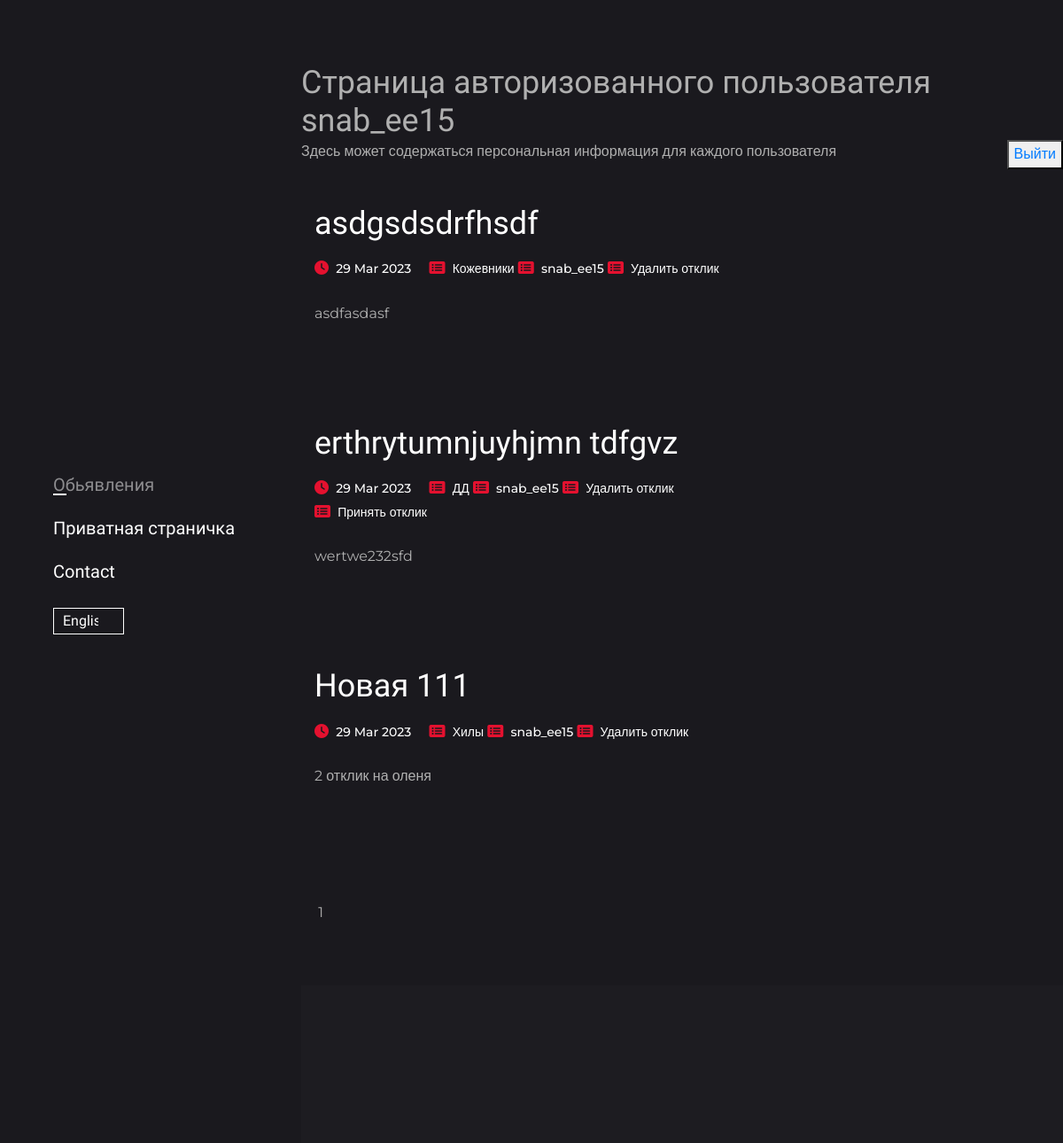
Page / (signed in) on the committed database.
### board/models.py (models this page shows, shortened)
class Reply(models.Model):
    date_time_in = models.DateTimeField(auto_now_add=True)
    reply = models.TextField()
    accepted = models.BooleanField(default=False)  # True - принят, False - по умолчанию
    post = models.ForeignKey('Post', on_delete=models.CASCADE)
    user = models.ForeignKey(User, on_delete=models.CASCADE)

class Post(models.Model):
    date_time_in = models.DateTimeField(auto_now_add=True)
    title = models.CharField(max_length=255)
    wysiwyn_text = RichTextField(blank=True, null=True)
    author = models.ForeignKey(User, on_delete=models.CASCADE)
    category = models.ForeignKey('Category', on_delete=models.CASCADE)

class Category(models.Model):
    name = models.CharField(max_length=255, unique=True)
    def __str__(self):
        return self.name

### protect/views.py (the view)
# urls.py: path('', IndexView.as_view(), name='reply_list'),
class IndexView(LoginRequiredMixin, ListView):
    model = Reply
    template_name = 'protect/index.html'
    context_object_name = 'reply_list'
    ordering = '-date_time_in'
    paginate_by = 6
    def get_queryset(self):
        queryset = super().get_queryset()
        self.filterset = ReplyFilter(self.request.GET, queryset)
        return queryset
    def get_context_data(self, **kwargs):
        context = super().get_context_data(**kwargs)
        context['reply_list'] = Reply.objects.filter(user=self.request.user.id).order_by('-date_time_in')
        context['is_not_subscribed'] = False if SubscribedUsers.objects.filter(user=self.request.user.id).exists() else True
        return context

### templates/protect/index.html (shortened to what this page needs)
{% extends 'default.html' %}
{% load custom_filters %}
{% load custom_tags %}
{% block content %}
<h2>Страница авторизованного пользователя {{request.user.username}}</h2>
<div> Здесь может содержаться персональная информация для каждого пользователя </div>
<br>
<br>
<p><button> <a href="sign/logout/">Выйти</a> </button></p>
        <div class="col-lg-7">
    {% if reply_list %}
        {% for reply in reply_list %}
            <div class="card post-item bg-transparent border-0 mb-5">
                <div class="card-body px-0">
                    <h2 class="card-title">
                        <a class="text-white opacity-75-onHover" href="/protect/filter/{{ reply.post.id }}">{{ reply.post.title }}</a>
                    </h2>
                    <ul class="post-meta mt-3">
                        <li class="d-inline-block mr-3">
                            <span class="fas fa-clock text-primary"></span>
                            <a class="ml-1" href="#">{{ reply.date_time_in | date:'d M Y' }}</a>
                        </li>
                        <li class="d-inline-block">
                            <span class="fas fa-list-alt text-primary"></span>
                            <a class="ml-1" href="#">{{ reply.post.category }}</a>
                        </li>
                        <li class="d-inline-block">
                            <span class="fas fa-list-alt text-primary"></span>
                            <a class="ml-1" href="#">{{ reply.user.username }}</a>
                        </li>
                        <li class="d-inline-block">
                            <span class="fas fa-list-alt text-primary"></span>
                            <a class="ml-1" href="/protect/reply/{{ reply.id }}/delete">Удалить отклик</a>
                        </li>
                        {% if reply.accepted == False %}
                        <li class="d-inline-block">
                            <span class="fas fa-list-alt text-primary"></span>
                            <a class="ml-1" href="/protect/reply/{{ reply.id }}/accept">Принять отклик</a>
                        </li>
                        {% endif %}
                    </ul>
                    <p class="card-text my-4">{{  reply.reply }}</p>
                </div>
            </div>
        {% endfor %}
    {% else %}
            <div class="card post-item bg-transparent border-0 mb-5">
                <h2>Откликов нет!</h2>
            </div>
    {% endif %}
            <div class="card post-item bg-transparent border-0 mb-5">
                <div class="card-body px-0">
                     <ul class="post-meta mt-3">
                        <li class="d-inline-block mr-3">
                        {{ page_obj.number }}
                         </li>
                    </ul>
                </div>
            </div>
        </div>
{% endblock %}

### static/css/style.css (style rules this page uses)
body { color: #B0B0B0; background-color: #1A191E; font-family: "Montserrat", sans-serif; font-size: 16px; line-height: 1.65; overflow-y: hidden; }
body.loaded { overflow-y: scroll; }
.opacity-0, .opacity-0-onHover, .opacity-25, .opacity-25-onHover, .opacity-50, .opacity-50-onHover, .opacity-75, .opacity-75-onHover, .opacity-1, .opacity-1-onHover { transition: all 0.3s; }
.text-primary, .text-primary-onHover:hover { color: #E4112F !important; }
h1, .h1, h2, .h2, h3, .h3, h4 { font-family: "Barlow Condensed", sans-serif; }
h2, .h2 { font-size: 36px; }
.h4, h5, .h5, h6, .h6, p { font-family: "Montserrat", sans-serif; }
h1, .h1, h2, .h2, h3, .h3, h4, .h4, h5, .h5, h6, .h6, p { margin: 0; }
a { text-decoration: none; display: inline-block; transition: all 0.3s; }
ul, li { padding: 0; margin: 0; }
.post-meta li a { color: #ffffff; font-weight: 500; font-size: 14px; }

### rows in the picture
Reply: post "asdgsdsdrfhsdf", date_time_in "29 Mar 2023", post.category "Кожевники", user.username "snab_ee15", reply "asdfasdasf"
Reply: post "erthrytumnjuyhjmn tdfgvz", date_time_in "29 Mar 2023", post.category "ДД", user.username "snab_ee15", reply "wertwe232sfd"
Reply: post "Новая 111", date_time_in "29 Mar 2023", post.category "Хилы", user.username "snab_ee15", reply "2 отклик на оленя"

### other values in the picture
{{ request.user.username }} "snab_ee15"
{{ page_obj.number }} "1"
